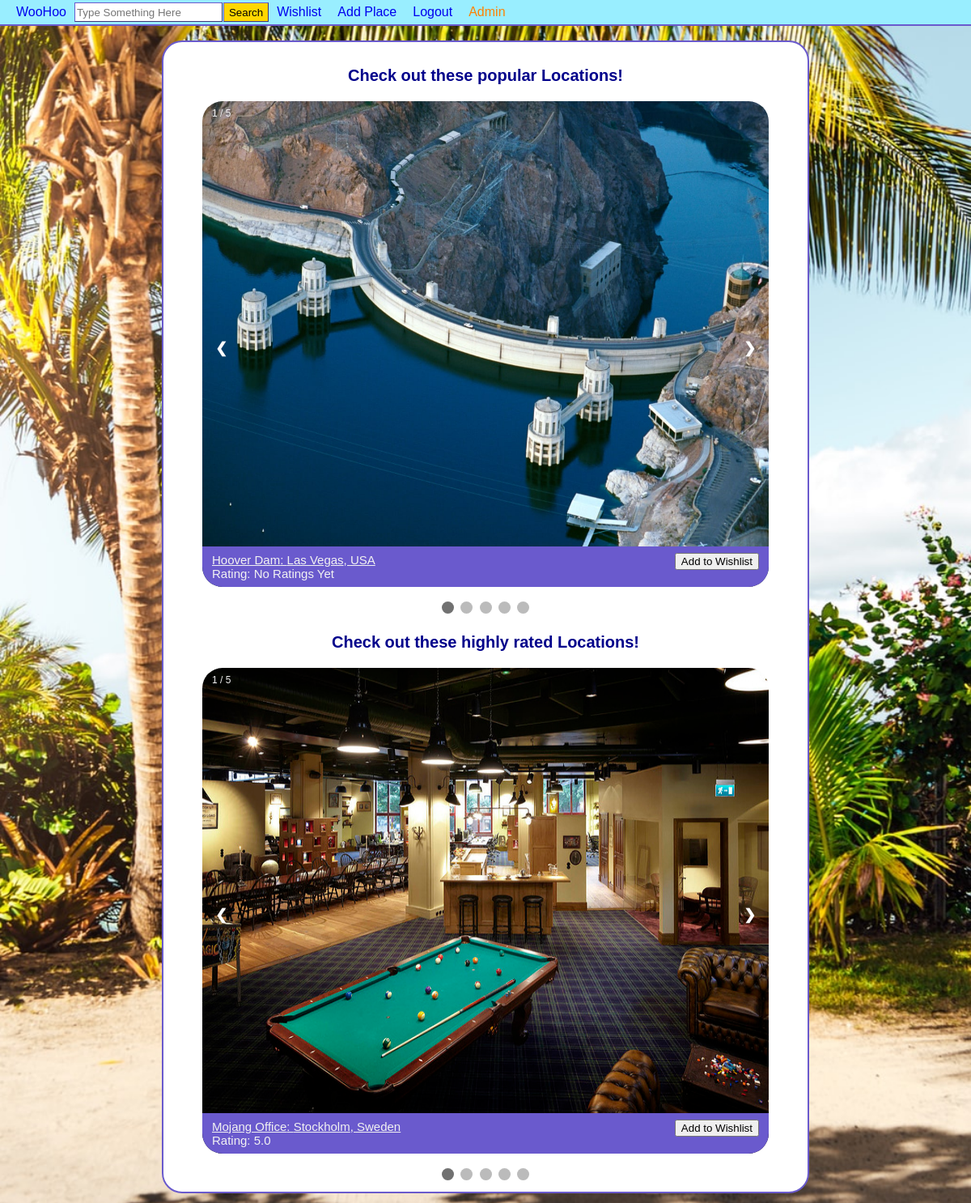
The page / (signed in) on the database its author committed.
### tables this page shows
CREATE TABLE `users` (
  `userID` int(11) NOT NULL,
  `username` varchar(255) NOT NULL,
  `email` varchar(255) NOT NULL,
  `password` varchar(255) NOT NULL,
  `dateRegistered` date NOT NULL
);

CREATE TABLE `places` (
  `placeID` int(11) NOT NULL,
  `placeName` varchar(255) NOT NULL,
  `city` varchar(255) NOT NULL,
  `country` varchar(255) NOT NULL,
  `description` text DEFAULT NULL,
  `reviewScore` decimal(10,1) DEFAULT NULL,
  `userID` int(11) NOT NULL
);

### index.php (the view, shortened to what this page needs)
<?php
require('database.php');
$queryPopular = "SELECT places.placeID,placeName,city,country,reviewScore,COUNT(*) AS Count FROM wishlist,places,pictures WHERE places.placeID = wishlist.placeID AND pictures.placeID = wishlist.placeID GROUP BY wishlist.placeID ORDER BY Count DESC LIMIT 5";
$statement1 = $db ->prepare($queryPopular);
$statement1 -> execute();
$popularPlaces = $statement1->fetchAll();
$queryHighlyRated = "SELECT places.placeID,placeName,city,country,reviewScore FROM places,pictures WHERE places.placeID = pictures.placeID ORDER BY reviewScore DESC LIMIT 5";
$statement2 = $db ->prepare($queryHighlyRated);
$statement2 -> execute();
$highlyRatedPlaces = $statement2->fetchAll();
?>
<!DOCTYPE html>
<html>
<link rel="stylesheet" href="style.css"/>
<body>
<header>
<?php include('header.php'); ?>
</header>
<br>
<div class="testWhite">
<div id="popularHeader">
	<p> Check out these popular Locations! </p>
</div>
<div class="popular-slideshow-container">
<?php $i = 1; ?>
<?php foreach ($popularPlaces as $popularPlace) : ?>
<form method="POST" name="wishlist" action="addToUserWishlist.php" target="content">
  <div class="popularPlace fade">
    <div class="numbertext"><?php echo $i; ?> / 5</div>
	<?php
	  require('database.php');
	  $getPlaceImage = "SELECT image,userID FROM pictures WHERE :currentPlace = pictures.placeID GROUP BY pictures.pictureID LIMIT 1";
	  $statement3 = $db ->prepare($getPlaceImage);
	  $statement3->bindValue(':currentPlace', $popularPlace['placeID']);
	  $statement3 -> execute();
	  $placePictures = $statement3->fetchAll();
	  if (count($placePictures)==1) {
	    foreach ($placePictures as $placePicture) {
		  $imagePath = $placePicture['image'];
	    }
	  } else {
		  $imagePath = 'default.jpg';
	  }
	?>
	<a href="<?php echo 'place.php?place=' . $popularPlace['placeID']; ?>"><img alt="Location" src="place_imgs/<?php echo $imagePath; ?>" width="700" height="600"></a>
    <div class="popular-locationInfo">
   	  <a href="<?php echo 'place.php?place=' . $popularPlace['placeID']; ?>"><?php echo $popularPlace['placeName']; ?>: <?php echo $popularPlace['city']; ?>, <?php echo $popularPlace['country']; ?> </a>
	  <?php if(isset($_SESSION["loggedin"])) : ?>
	    <div class="popular-addWishlist">
		  <input type="submit" value="Add to Wishlist" class="wishlistAddButton">
	    </div>
	  <?php endif; ?>
	  <div class="popular-rating">
	    Rating: <?php echo $popularPlace['reviewScore']; ?>
		<?php if ($popularPlace['reviewScore'] == NULL) : ?>
		  No Ratings Yet
		<?php endif; ?>
	  </div>
    </div>
  </div>
  <?php $i++; ?>
</form>
<?php endforeach; ?>
<a class="prev" onclick="plusSlides(-1)">&#10094;</a>
<a class="next" onclick="plusSlides(1)">&#10095;</a>
</div>
<br>
<div style="text-align:center">
  <span class="dot" onclick="currentSlide(1)"></span>
  <span class="dot" onclick="currentSlide(2)"></span>
  <span class="dot" onclick="currentSlide(3)"></span>
  <span class="dot" onclick="currentSlide(4)"></span>
  <span class="dot" onclick="currentSlide(5)"></span>
</div>
<div id="popularHeader">
	<p> Check out these highly rated Locations! </p>
</div>
<div class="popular-slideshow-container">
<?php $i = 1; ?>
<?php foreach ($highlyRatedPlaces as $highlyRatedPlace) : ?>
<form method="POST" name="wishlist" action="addToUserWishlist.php" target="content">
  <div class="ratedPlace fade">
    <div class="numbertext"><?php echo $i; ?> / 5</div>
	<?php
	  require('database.php');
	  $getPlaceImage = "SELECT image,userID FROM pictures WHERE :currentPlace = pictures.placeID GROUP BY pictures.pictureID LIMIT 1";
	  $statement4 = $db ->prepare($getPlaceImage);
	  $statement4->bindValue(':currentPlace', $highlyRatedPlace['placeID']);
	  $statement4 -> execute();
	  $placePictures = $statement4->fetchAll();
	  if (count($placePictures)==1) {
	    foreach ($placePictures as $placePicture) {
		  $imagePath = $placePicture['image'];
	    }
	  } else {
		  $imagePath = 'default.jpg';
	  }
	?>
    <a href="<?php echo 'place.php?place=' . $highlyRatedPlace['placeID']; ?>"><img alt="Location" src="place_imgs/<?php echo $imagePath; ?>" width="700" height="600"></a>
    <div class="popular-locationInfo">
   	  <a href="<?php echo 'place.php?place=' . $highlyRatedPlace['placeID']; ?>"><?php echo $highlyRatedPlace['placeName']; ?>: <?php echo $highlyRatedPlace['city']; ?>, <?php echo $highlyRatedPlace['country']; ?> </a>
	  <?php if(isset($_SESSION["loggedin"])) : ?>
	    <div class="popular-addWishlist">
		  <input type="submit" value="Add to Wishlist" class="wishlistAddButton">
	    </div>
	  <?php endif; ?>
	  <div class="popular-rating">
	    Rating: <?php echo $highlyRatedPlace['reviewScore']; ?>
	  </div>
    </div>
  </div>
  <?php $i++; ?>
</form>
<?php endforeach; ?>
<a class="prev" onclick="plusSlidesHR(-1)">&#10094;</a>
<a class="next" onclick="plusSlidesHR(1)">&#10095;</a>
</div>
<br>
<div style="text-align:center">
  <span class="dot2" onclick="currentSlideHR(1)"></span>
  <span class="dot2" onclick="currentSlideHR(2)"></span>
  <span class="dot2" onclick="currentSlideHR(3)"></span>
  <span class="dot2" onclick="currentSlideHR(4)"></span>
  <span class="dot2" onclick="currentSlideHR(5)"></span>
</div>
</div>
<br>
</body>
</html>

### header.php (shortened to what this page needs)
<?php
if (isset($_SESSION["uid"])) {
	$uid = $_SESSION["uid"];
	$query = "SELECT username FROM users WHERE userID='$uid'";
	$result = $db->prepare($query);
	$result->execute();
	$username = $result->fetch();
}
?>
<?php
$search = "";
?>
<nav>
	<div id="topLevel" class="top_navbar">
	<div style="display:inline" class="top_navbar">
		<ul class="top_navlist" >
			<li id="icon" ><a href="index.php"><span>WooHoo</span></a></li>
			<li id="navSearch" >
				<form method="POST" name="searchBar" action="browse.php">
				<input type="search" name="query" placeholder="Type Something Here"
				value="<?php echo $search;?>"/><input style="margin-left: 1px;" type="submit" value="Search" />
				</form>
			</li>
			<?php if(isset($_SESSION["loggedin"])) : ?>
				<li <?php if(str_contains($_SERVER['REQUEST_URI'], 'wishlist.php'))
					echo 'style="background-color:#BEFFFF;"'; ?>>
				<a href="wishlist.php">Wishlist</a></li>
				<li <?php if(str_contains($_SERVER['REQUEST_URI'], 'addplace.php'))
					echo 'style="background-color:#BEFFFF;"'; ?>>
				<a href="addplace.php">Add Place</a></li>
				<li class="log" style="float:right";>
					<a href="?logout">Logout</a>
				</li>
				<li class="log" <?php
					if(str_contains($_SERVER['REQUEST_URI'], 'editprofile.php'))
						echo 'style="background-color:#BEFFFF;float:right;"';
					else
						echo 'style="float:right;"';?>>
					<a href="editprofile.php" class="headUser"><?php echo $username['username'] ?></a>
				</li>
			<?php endif; ?>
		</ul>
	</div>
	</div>
</nav>

### style.css (style rules this page uses)
body { margin-top: 0px; margin-left: 0px; margin-right: 0px; }
#filters ul, li { padding: 0; list-style-type: none; }
.prev, .next { cursor: pointer; position: absolute; top: 50%; width: auto; margin-top: -22px; padding: 16px; color: white; font-weight: bold; font-size: 18px; transition: 0.6s ease; border-radius: 0 3px 3px 0; user-select: none; }
.next { right: 0; border-radius: 3px 0 0 3px; }
.numbertext { color: #f2f2f2; font-size: 12px; padding: 8px 12px; position: absolute; top: 0; }
.fade { -webkit-animation-name: fade; -webkit-animation-duration: 1.5s; animation-name: fade; animation-duration: 1.5s; }
* { box-sizing: border-box }
body { font-family: Verdana, sans-serif; margin:0 }
.popularPlace { display: none }
img { vertical-align: middle; }
.popularPlace img { width: 700px; height: 600px; border-radius: 25px; }
.ratedPlace { display: none }
.ratedPlace img { width: 700px; height: 600px; border-radius: 25px; }
.popular-slideshow-container { max-width: 700px; position: relative; margin: auto; }
.prev, .next { cursor: pointer; position: absolute; top: 50%; width: auto; padding: 16px; margin-top: -22px; color: white; font-weight: bold; font-size: 18px; transition: 0.6s ease; border-radius: 0 3px 3px 0; user-select: none; }
#popularHeader p { color: darkblue; text-align: center; font-size: 20px; font-weight: bold; font-family: sans-serif; }
.popular-locationInfo { color: #f2f2f2; font-size: 15px; padding: 8px 12px; position: absolute; bottom: 0px; width: 100%; background-color: slateblue; border-radius: 0px 0px 25px 25px; }
.popular-locationInfo a { color: #f2f2f2; text-decoration: underline; text-align: left; }
.popular-addWishlist { float: right; }
.dot { cursor: pointer; height: 15px; width: 15px; margin: 0 2px; background-color: #bbb; border-radius: 50%; display: inline-block; transition: background-color 0.6s ease; }
.active, .dot:hover { background-color: #717171; }
.dot2 { cursor: pointer; height: 15px; width: 15px; margin: 0 2px; background-color: #bbb; border-radius: 50%; display: inline-block; transition: background-color 0.6s ease; }
.active, .dot2:hover { background-color: #717171; }

### index.php (style rules this page uses)
body { background-image: url("place_imgs/Homepage-background-beach.jpg"); background-repeat: no-repeat; background-size: cover; background-color: #cccccc; }
.testWhite { background-color: white; width: 800px; margin: 0 auto; border-radius: 25px; border: 2px solid slateblue; padding: 10px; }

### header.php (style rules this page uses)
#navSearch form input { border: 1.5px outset slateblue; height: 24px; }
#navSearch form input[type="submit"] { cursor: pointer; background-color: rgb(255, 215, 0); }
.headUser { display: block; padding-top: 2.5px; color: rgb(255, 128, 0); }
.top_navbar { background-color: #99EEFF; }
.top_navlist { margin: 0; }
ul.top_navlist { list-style-type: none; overflow: hidden; font-family: sans-serif; padding-left: 10px; display: flex; align-item: center; }
ul.top_navlist li { float: left; vertical-align: middle; // display: flex; // align-item: center; }
ul.top_navlist li a, #logoutBtn { display: block; text-decoration: none; padding: 2.5px 10px 0 10px; font-family: arial; font-size: 1em; }
header { width: 100%; align-items: center; }
#topLevel { padding-bottom: 3px; padding-top: 3px; border-bottom: 2px solid slateblue; }

### rows shown on the page
users: username "Admin"
places: placeName "Hoover Dam", city "Las Vegas", country "USA", shows "No Ratings Yet"
places: placeName "Mojang Office", city "Stockholm", country "Sweden", reviewScore "5.0"
